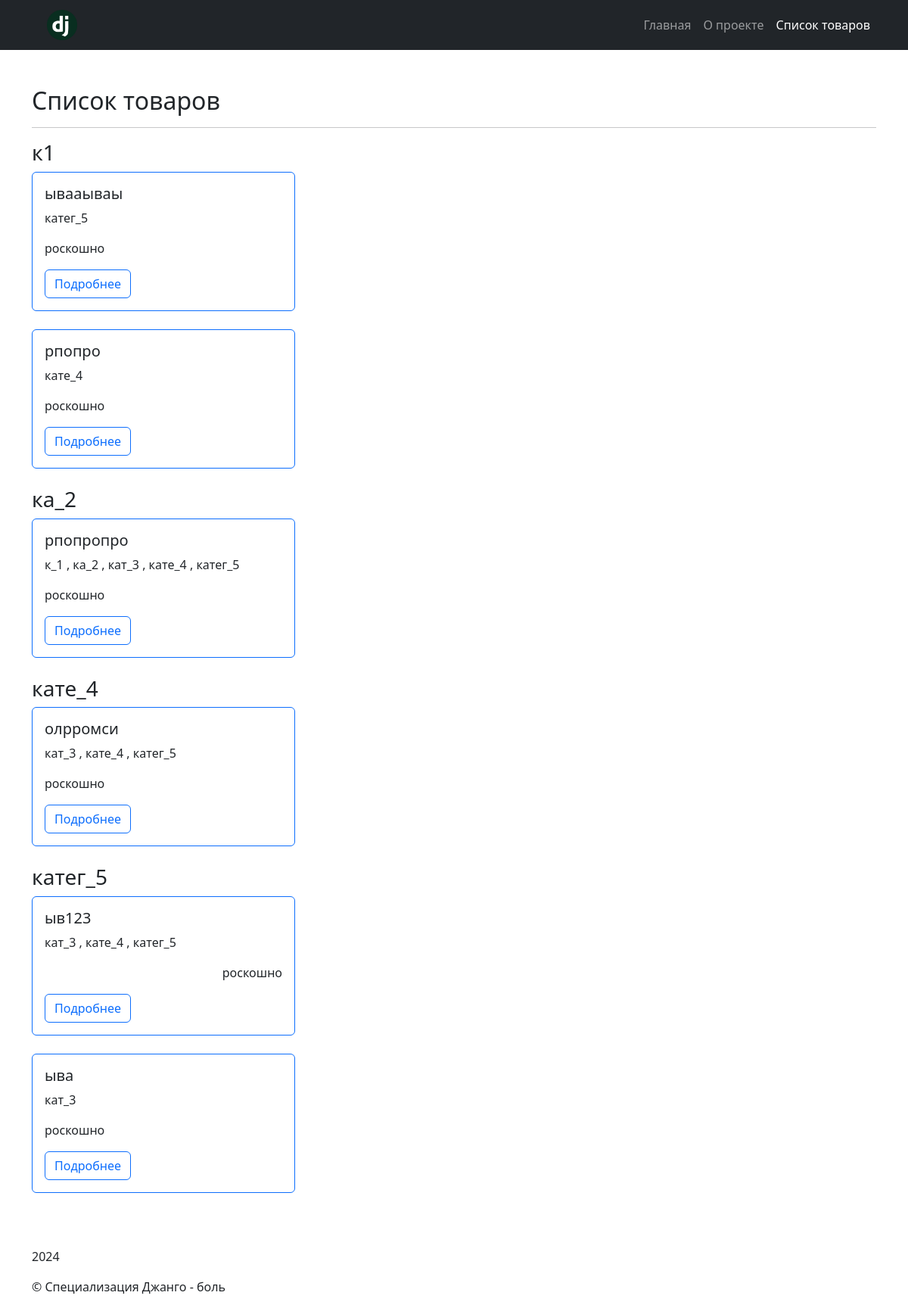
Page /catalog/ on the committed database.
### catalog/models.py (models this page shows)
class Item(core.models.TimeStampedModel):
    objects = ItemManager()
    created = django.db.models.DateTimeField(
        "дата создания",
        auto_now_add=True,
        null=True,
    )
    updated = django.db.models.DateTimeField(
        "последнее изменение",
        auto_now=True,
        null=True,
    )
    category = django.db.models.ForeignKey(
        Category,
        on_delete=django.db.models.CASCADE,
        related_name="items",
        related_query_name="item",
        verbose_name="категория",
        help_text="Выберите категорию",
    )
    tags = django.db.models.ManyToManyField(
        Tag,
        related_name="items",
        verbose_name="теги",
        help_text="Выберите тэг",
    )
    text = tinymce.models.HTMLField(
        "текст",
        validators=[
            catalog.validators.ValidateMustContain(
                "превосходно",
                "роскошно",
            ),
        ],
        help_text="Введите сообщение",
    )
    is_on_main = django.db.models.BooleanField(
        "для главной",
        default=False,
    )
    class Meta:
        ordering = ("name",)
        verbose_name = "товар"
        verbose_name_plural = "товары"

class Category(core.models.TimeStampedModel):
    slug = django.db.models.SlugField(
        "слаг",
        max_length=200,
        help_text="Введите слаг для категории",
    )
    weight = django.db.models.IntegerField(
        "вес",
        default=100,
        validators=[
            django.core.validators.MinValueValidator(1),
            django.core.validators.MaxValueValidator(32767),
        ],
        help_text="Введите вес",
    )
    class Meta:
        verbose_name = "категория"
        verbose_name_plural = "категории"

class Tag(core.models.TimeStampedModel):
    slug = django.db.models.SlugField(
        "слаг",
        max_length=200,
        help_text="Введите слаг для тэга",
    )
    class Meta:
        verbose_name = "тег"
        verbose_name_plural = "теги"

### catalog/views.py (the view)
# urls.py: django.urls.path("", catalog.views.item_list, name="item_list"),
def item_list(request):
    items = catalog.models.Item.objects.published()
    context = {
        "items": items,
    }
    return django.shortcuts.render(request, "catalog/item_list.html", context)

### catalog/models.py (called while the page is built)
    def published(self):
        return (
            self.get_queryset()
            .select_related("category")
            .prefetch_related(
                django.db.models.Prefetch(
                    "tags",
                    queryset=catalog.models.Tag.objects.only("name"),
                ),
            )
            .only("category__name", "name", "text")
            .filter(category__is_published=True, is_published=True)
            .order_by("category__name")
        )

### templates/catalog/item_list.html (shortened to what this page needs)
{% extends 'base.html' %}
{% load i18n %}
{% block content %}
<h2>{% trans 'Список товаров' %}</h2>
<hr>
{% for item in items %}
    {% ifchanged item.category.name %}
        <h3>{{ item.category.name }}</h3>
    {% endifchanged %}
    <div class="row">
        {% include 'includes/item_card.html' %}
    </div>
{% endfor %}
{% endblock %}

### templates/includes/item_card.html
{% load i18n %}
<div class="row">
    <div class="col-md-4 mb-4">
        <div class="card h-100 border border-primary">
            <div class="card-body">
                <h5 class="card-title">{{ item.name }}</h5>
                {% for tag in item.tags.all %}
                  {{ tag.name }}
                  {% if not forloop.last %},{% endif %}
                {% endfor %}
                <p class="card-text">{{ item.text|truncatewords_html:10|safe }}</p>
                <a href="{% url 'catalog:item_detail' pk=item.pk %}" class="btn btn-outline-primary">{% trans 'Подробнее' %}</a>
            </div>
        </div>
    </div>
</div>

### rows in the picture
Item: category.name "к1", name "ывааываы", text "роскошно"
Tag: name "катег_5"
Item: name "рпопро", text "роскошно"
Tag: name "кате_4"
Item: category.name "ка_2", name "рпопропро", text "роскошно"
Tag: name "к_1"
Tag: name "ка_2"
Tag: name "кат_3"
Item: category.name "кате_4", name "олрромси", text "роскошно"
Item: category.name "катег_5", name "ыв123", text "роскошно"
Item: name "ыва", text "роскошно"
